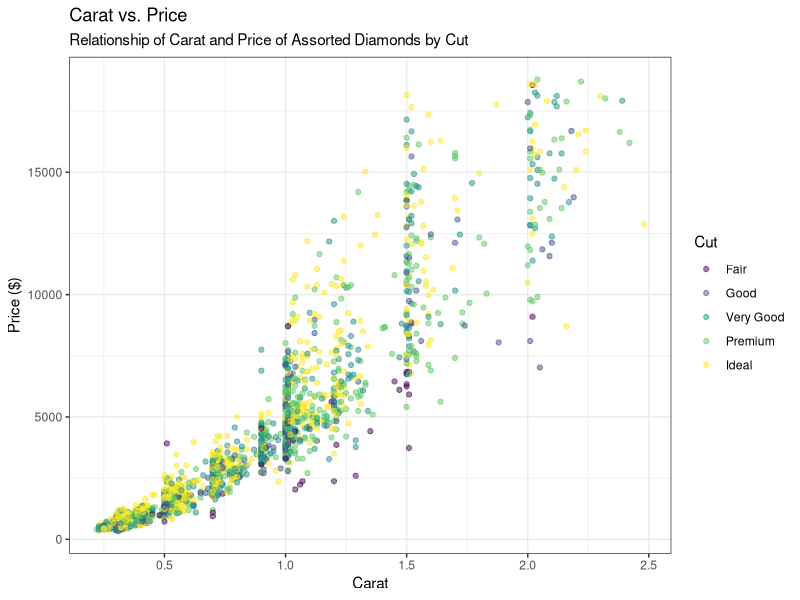
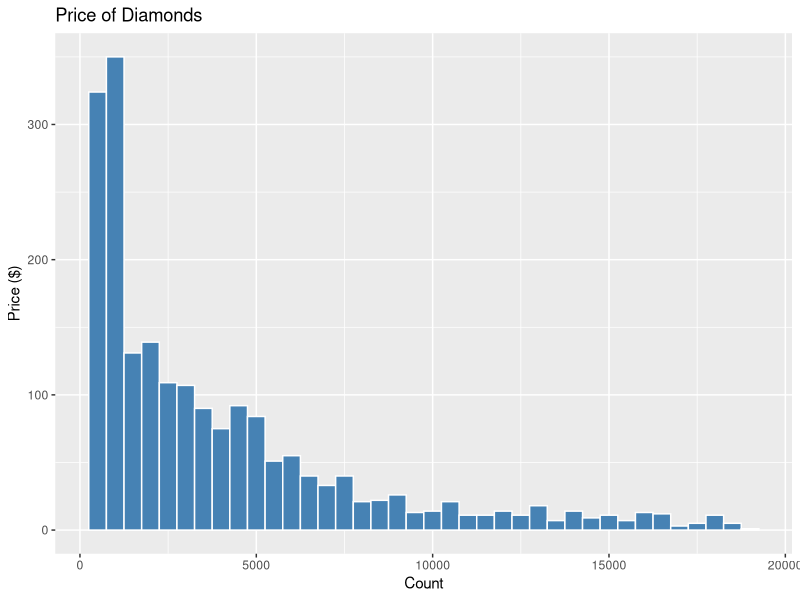
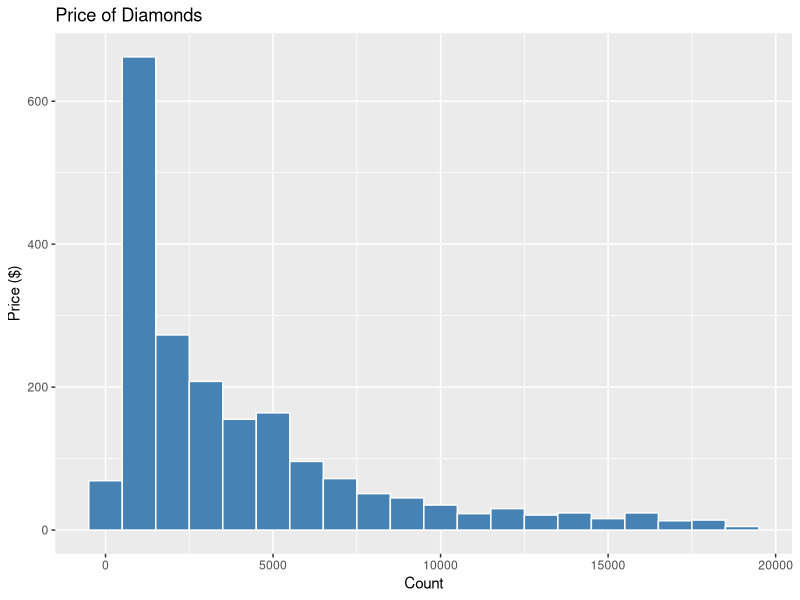
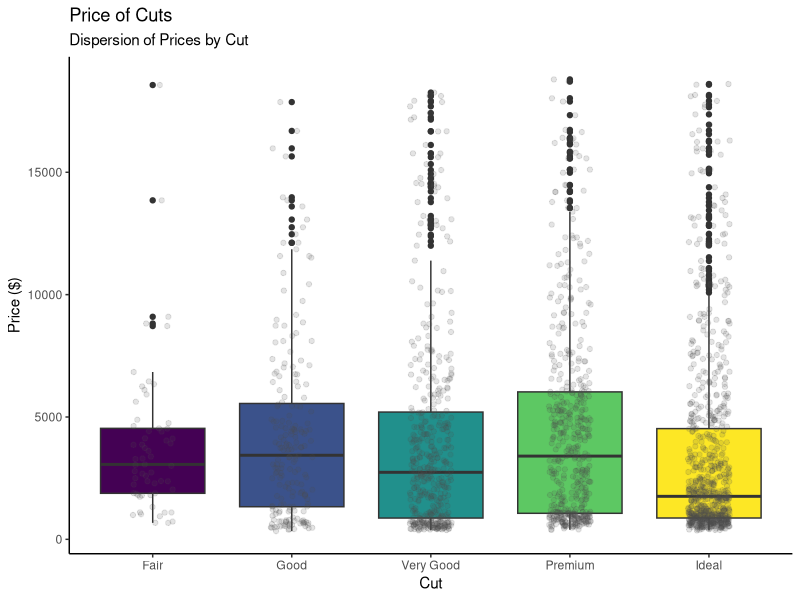
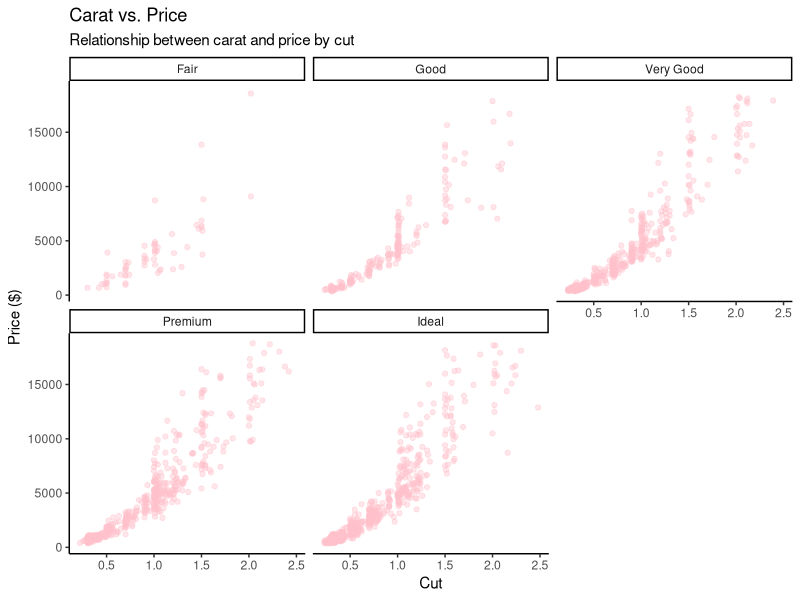

Write R code to recreate these figures, in order. (Note: this script raises an error after producing the figures.)
# One possible solution is shown for each exercise. 
# Other plots meeting the instructions are valid. 

# These exercises use `ggplot2::diamonds`, which comes with {ggplot2}. 
# Each row represents one diamond. 
# We will use a fixed sample of 2,000 diamonds to keep the scatterplots readable.

# Variables used here:
# - `carat`: diamond weight in carats.
# - `price`: price in US dollars.
# - `cut`: cut quality, with categories Fair, Good, Very Good, Premium, and Ideal.
# - `color`: diamond color grade, from D (best) to J (worst).


# I suggest you use `data =` and `mapping =` in your `ggplot()` calls as you learn. 
# Answer interpretation questions in one sentence beneath your code.

	# Setup 
	library(tidyverse)
	library(patchwork)

	# Since the next line of code takes a random sample of rows from the data set,
	# let's set the seed so it will use the same sample each time.
	# set.seed() is a random number generator; run ? set.seed() for more information
	
	set.seed(123)

	diamonds_plot <- ggplot2::diamonds |>
	  slice_sample(n = 2000)
	
	glimpse(diamonds_plot)

	# 1. Build and customize a scatterplot:
		
	# Create a scatterplot with:
	# - `carat` on the x-axis and `price` on the y-axis;
	# - point color mapped to `cut`;
	# - all points set to `alpha = 0.5` and `size = 1.5`.
	
	# Add informative axis labels and a title. 
	# Use a built-in theme of your choice. 
	# Save the plot as `p_scatter`, then display it.
	
	# Write one sentence describing the relationship you see between carat and price. 
	# Identify one aesthetic you mapped and one aesthetic you set.
	
	# Write your code here:
	
	p_scatter <-
  	ggplot(
  	  data = diamonds_plot,
  	  mapping = aes(x = carat, y = price, color = cut)
  	  ) +
  	  geom_point(
  	    alpha = 0.5,
  	    size = 1.5
  	    ) +
  	  labs(
  	    title = "Carat vs. Price",
  	    subtitle = "Relationship of Carat and Price of Assorted Diamonds by Cut",
  	    x = "Carat",
  	    y = "Price ($)",
  	    color = "Cut"
  	  ) +
  	  theme_bw()
	
	p_scatter
#The price generally goes up with carat. 
# the opacity is 1/2 (set) and the color matches the cut (mapped).

	# Your response to the questions here: (this was already written idk)
	# Price generally increases with carat, although prices vary among diamonds 
	# of similar carat. 

	# 2. Explore a distribution 

	# Create a histogram of `price` using `binwidth = 500`. 
	# Set the bar fill to `"steelblue"` and the outline color to `"white"`. 
	# Add informative labels.
	# Then make a second version using `binwidth = 1000`.
	
	# Write one sentence explaining how changing the bin width affects the 
	# appearance of the histogram. 
	# Which version helps you see the distribution more clearly? 

	# Write your code here:
	
	hist_500 <-
  	ggplot(data = diamonds_plot, mapping = aes(x = price)) +
  	  geom_histogram(binwidth = 500, fill = "steelblue", color = "white") +
  	  labs(title = "Price of Diamonds", x = "Count",
  	       y = "Price ($)")
	
	hist_1000 <-
	  ggplot(data = diamonds_plot, mapping = aes(x = price)) +
	  geom_histogram(binwidth = 1000, fill = "steelblue", color = "white") +
	  labs(title = "Price of Diamonds", x = "Count",
	       y = "Price ($)")
	
	hist_500
	hist_1000


	# Your response:
	# Wider bins produce fewer, broader bars and show less detail. 

	# 3. Compare groups with two layers 
	
	# Create a boxplot with `cut` on the x-axis and `price` on the y-axis.
	# Map the box fill to `cut`.
	# Add individual observations using `geom_jitter(width = 0.15, height = 0, alpha = 0.15)`.
	# Give all jittered points the fixed color `"grey30"`.
	# Remove the fill legend because the cut categories already appear on the x-axis.
	# Add informative labels and a built-in theme.
	# Save this plot as `p_box`, then display it.
	
	# Hint: put `fill = cut` inside `aes()` in `geom_boxplot()` so it applies 
	# only to the boxplot layer.

	# Write one sentence explaining what the jittered points add to the boxplot.

	# Write your code here:
	
	ggplot(
	  data = diamonds_plot,
	  mapping = aes(x = cut, y = price)
	  ) +
	geom_boxplot(mapping = aes(fill = cut)) +
	geom_jitter(
	  width = 0.15,
	  height = 0,
	  alpha = 0.15,
	  color = "grey30"
	  ) +
	guides(fill = "none") +
	labs(
	  title = "Price of Cuts",
	  subtitle = "Dispersion of Prices by Cut",
	  x = "Cut",
	  y = "Price ($)"
	  ) +
	theme_classic()
	

	# Your response:
	# The points show individual prices and where observations are concentrated, 
	# alongside the boxplot summary. 
	# Height = 0 keeps the plotted prices unchanged vertically. 
	# The default boxplot also draws outliers, so some observations appear in both layers; 
	# suppressing outliers is not required for this exercise.

	
# 4. Compare color and facets 

	# Create a new scatterplot with `carat` on the x-axis and `price` on the y-axis. 
	# Set all points to `alpha = 0.4`.
	# Use `facet_wrap()` to create one panel for each `cut` category. 
	# Keep all points the same color. 
	# Add informative labels and a built-in theme.
	# Write one sentence comparing this plot with `p_scatter`. 
	# What is easier to see when cut categories have their own panels?

	# Write your code here:


  	ggplot(data = diamonds_plot, mapping = aes(x = carat, y = price)) +
  	  geom_point(alpha = 0.4, color = "pink") +
  	  facet_wrap( ~ cut) +
  	  labs(
  	    title = "Carat vs. Price",
  	    subtitle = "Relationship between carat and price by cut",
  	    x = "Cut",
  	    y = "Price ($)"
  	  ) +
  	  theme_classic()
	
	# Your response:
	# Facets reduce overlap among cut categories and make within-category 
	# patterns easier to inspect. 
	# The original color plot allows direct comparison of categories in the same panel.
	# Accept other accurate comparisons.

	# 5. Assemble and save a figure 
	
	# Use `patchwork` to place `p_scatter` and `p_box` side by side.
	# Add an overall title using `plot_annotation()`.
	# Save the combined figure as an object named `diamond_figure`.
	# Write the object out to display it.
	# Use `ggsave()` to save it as `diamond_figure.png`, with width 10 inches, 
		# height 5 inches, and resolution 300 dpi.
	# Use the `plot =` argument to specify the object to save in ggsave().
	# Find the saved image in your project folder and open it. 
	# Check that the labels and legends are readable.
	# If they are not, play around with the height and width or the font size in theme().
	# Hint: use `p_scatter | p_box` for the side-by-side layout.
	
	# Write your code here
	
	diamond_figure <- (p_scatter | p_box) +
	  plot_annotation(title = "I don't feel like scrolling to check what those graphs were")
	
	diamond_figure
	
	ggsave(
	  filename = "diamond_figure.png",
	  plot = diamond_figure,
	  width = 10,
	  height = 5,
	  units = "in",
	  dpi = 300
	)
  	
  	
	# 6. Practice `facet_grid()` with two grouping variables.
	
	# Create a scatterplot of price (y) against carat (x) with:
	# - rows defined by `cut` and columns defined by the diamond `color` grade, 
	# using `facet_grid()`
	# - all points partly transparent
	# - informative labels and a built-in theme.
	
	# Keep all points the same fixed color. 
	# Note that `color` is a column in this dataset: using it in a facet formula 
	# splits the data by diamond color grade.
	
	# Which layout is easier to read: 
